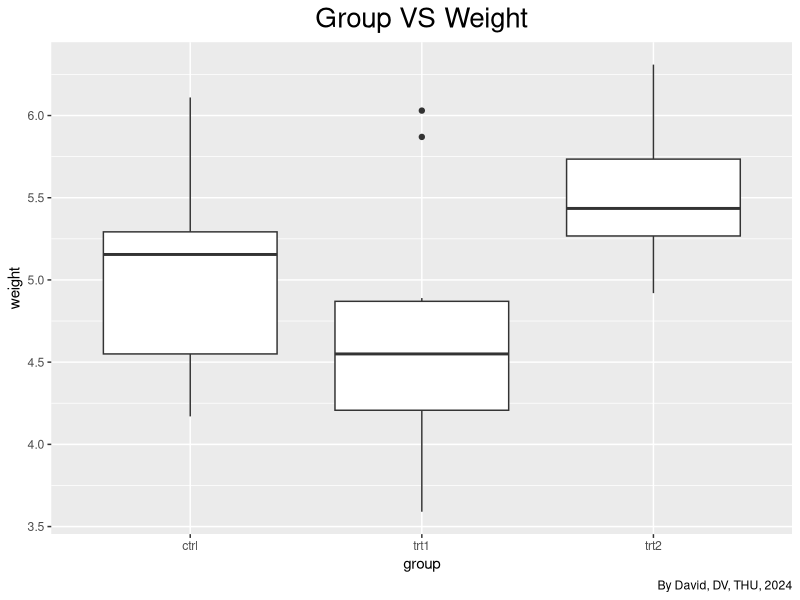
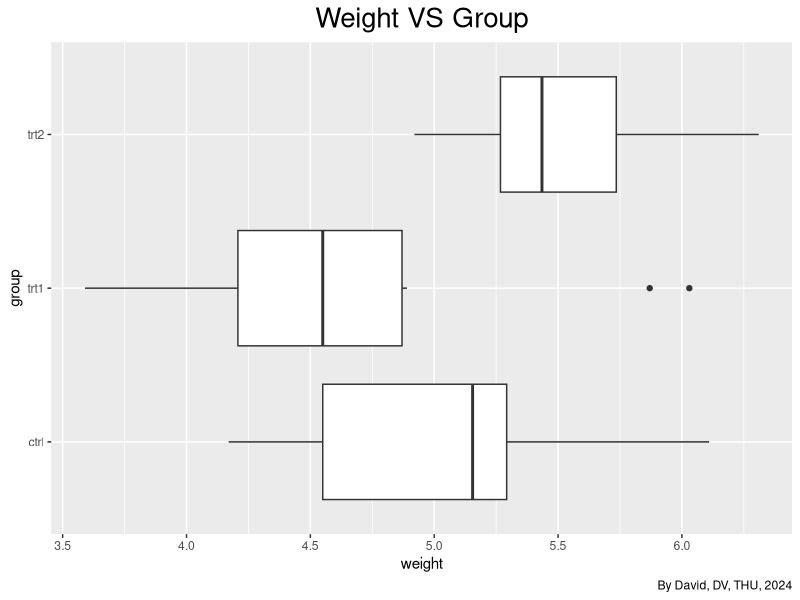
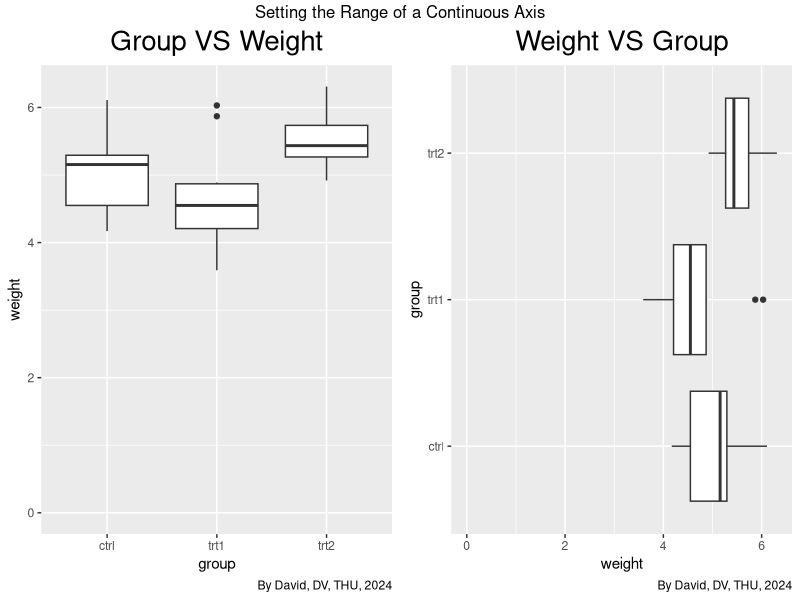
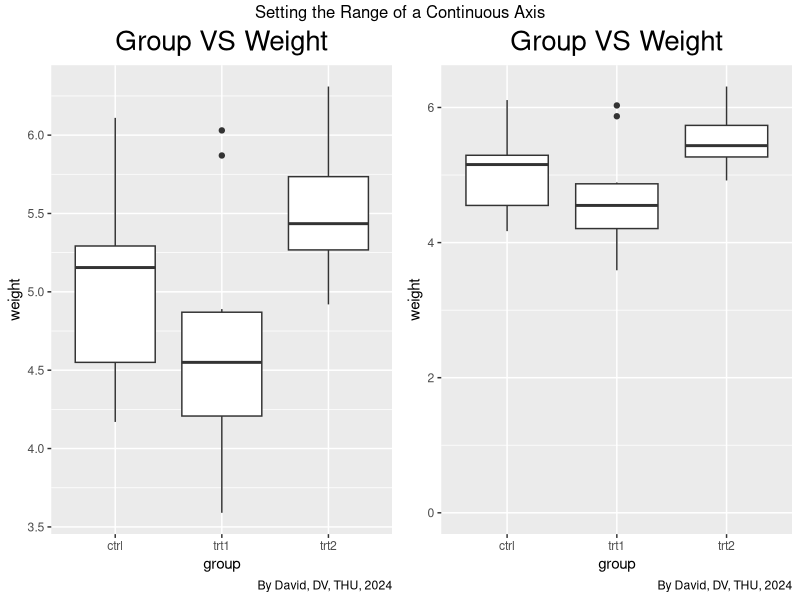

Source code (R) for these figures, in order:
#
# David
# 2024/11/25
# Axesa
#

library(ggplot2)
ggplot(PlantGrowth, aes(x = group, y = weight)) +
  geom_boxplot() +
  labs(title = "Group VS Weight",
       caption = "By David, DV, THU, 2024") +
  theme(plot.title = element_text(hjust = 0.5, size = 20))



ggplot(PlantGrowth, aes(x = group, y = weight)) +
  geom_boxplot() +
  coord_flip()+
  labs(title = "Weight VS Group",
       caption = "By David, DV, THU, 2024") +
  theme(plot.title = element_text(hjust = 0.5, size = 20))



library(ggplot2)
library(gridExtra)

p1 <- ggplot(PlantGrowth, aes(x = group, y = weight)) +
  geom_boxplot() +
  labs(title = "Group VS Weight",
       caption = "By David, DV, THU, 2024") +
  theme(plot.title = element_text(hjust = 0.5, size = 20)) +
  ylim(0, max(PlantGrowth$weight))

p2 <- ggplot(PlantGrowth, aes(x = group, y = weight)) +
  geom_boxplot() +
  coord_flip()+ 
  labs(title = "Weight VS Group",
       caption = "By David, DV, THU, 2024") +
  theme(plot.title = element_text(hjust = 0.5, size = 20)) +
  ylim(0, max(PlantGrowth$weight))

grid.arrange(p1, p2, ncol = 2,
             top = 'Setting the Range of a Continuous Axis')

library(ggplot2)
library(gridExtra)

p1 <- ggplot(PlantGrowth, aes(x = group, y = weight)) +
  geom_boxplot() +
  labs(title = "Group VS Weight",
       caption = "By David, DV, THU, 2024") +
  theme(plot.title = element_text(hjust = 0.5, size = 20))

p2 <- ggplot(PlantGrowth, aes(x = group, y = weight)) +
  geom_boxplot() +
  labs(title = "Group VS Weight",
       caption = "By David, DV, THU, 2024") +
  theme(plot.title = element_text(hjust = 0.5, size = 20)) +
  ylim(0, max(PlantGrowth$weight))

grid.arrange(p1, p2, ncol = 2,
             top = 'Setting the Range of a Continuous Axis')
